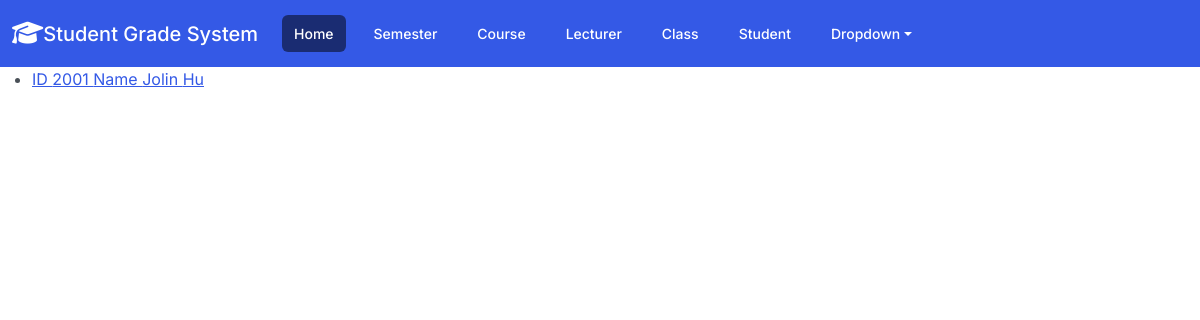
The app's page /lecturer_list/, older data.
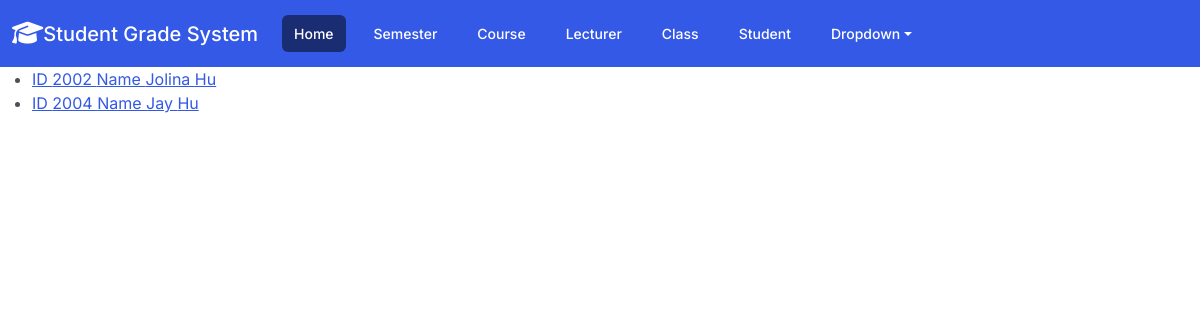
The same page, newer data.
### gradebook/models.py (models this page shows, shortened)
class Lecturer(models.Model):
    staff_ID = models.CharField(max_length=20, unique=True)
    first_name = models.CharField(max_length=50)
    last_name = models.CharField(max_length=50)
    email = models.EmailField()
    courses = models.ForeignKey(Course, on_delete=models.SET_NULL, null=True)
    dob = models.DateField(null=True, blank=True)
    user = models.OneToOneField(User, on_delete=models.CASCADE, related_name='lecturer')

### gradebook/views.py (the view)
# urls.py: path("lecturer_list/", LecturerList.as_view(), name="lecturer_list"),
class LecturerList(ListView):
    model = Lecturer
    template_name = "Lecturer_List.html"

### gradebook/templates/Lecturer_List.html (shortened to what this page needs)
{% extends 'base.html' %}
{% block content %}
    <ul>
        {% for lecturer in object_list %}
            <li>
                <a href="{% url 'lecturer_detail' lecturer.id%}"> ID {{ lecturer.staff_ID}}  Name {{ lecturer.first_name}} {{ lecturer.last_name}} <br></a>
            </li>
        {% endfor %}
    </ul>
{% endblock %}

Row changes from the older to the newer data that the page shows:
changed Lecturer: staff_ID "2001" → "2002"; first_name "Jolin" → "Jolina"
added Lecturer: staff_ID "2004", first_name "Jay", last_name "Hu"
